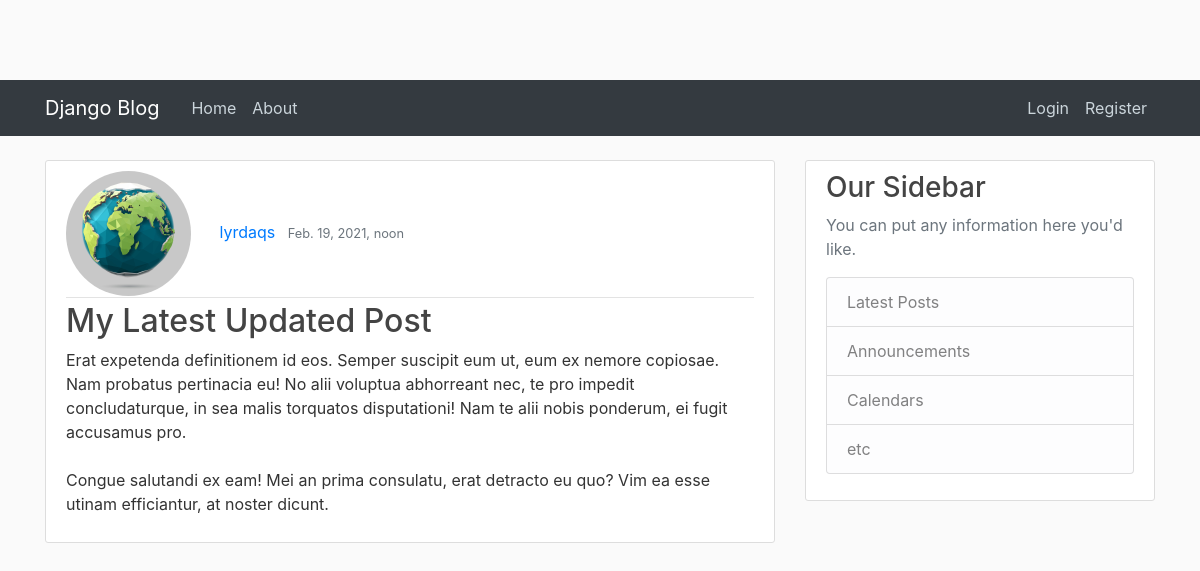
The page /post/31 on the database its author committed.
### posts/models.py (models this page shows, shortened)
class Post(models.Model):
    title = models.CharField(max_length = 100)
    text = models.TextField()
    date_posted = models.DateTimeField(default = timezone.now)
    author = models.ForeignKey(User,on_delete=models.CASCADE)

### users/models.py (models this page shows, shortened)
class Profile(models.Model):
    img = models.ImageField(default='default.jpg', upload_to="user_image")
    user = models.OneToOneField(User,on_delete=models.CASCADE)

### posts/views.py (the view)
# urls.py: path('post/<int:pk>', PostDetailView.as_view() , name='post-detail'),
class PostDetailView(DetailView):
    model = Post

### templates/posts/post_detail.html (shortened to what this page needs)
 {% extends "posts/base.html" %} {% block content %}
<article class="media content-section">
    <div class="media-body">
        <div class="article-metadata">
            <img class="rounded-circle" style="width: 125px;height: 125px;
          margin-right: 24px;" src="{{ object.author.profile.img.url }}">
            <a class="mr-2" href="#">{{ object.author }}</a>
            <small class="text-muted">{{ object.date_posted }}</small>
        </div>
        <h2><a class="article-title" href="#">{{ object.title }}</a></h2>
        <p class="article-content">{{ object.text }}</p>
    </div>
</article>
{% endblock %}

### static/blog/main.css (style rules this page uses)
body { background: #fafafa; color: #333333; margin-top: 5rem; }
h1, h2, h3, h4, h5, h6 { color: #444444; }
.content-section { background: #ffffff; padding: 10px 20px; border: 1px solid #dddddd; border-radius: 3px; margin-bottom: 20px; }
.article-title { color: #444444; }
.article-content { white-space: pre-line; }
.article-metadata { padding-bottom: 1px; margin-bottom: 4px; border-bottom: 1px solid #e3e3e3 }

### rows shown on the page
Post: author.profile.img (picture), author "lyrdaqs", date_posted "Feb. 19, 2021, noon", title "My Latest Updated Post", text "Erat expetenda definitionem id eos. Semper suscipit eum ut, eum ex nemore copiosae. Nam probatus pertinacia eu! No alii voluptua abhorreant nec, te pro impedit concludaturque, in sea malis torquatos disputationi! Nam te alii nobis ponderum, ei fugit accusamus pro. Congue salutandi ex eam! Mei an prima consulatu, erat detracto eu quo? Vim ea esse utinam efficiantur, at noster dicunt."
